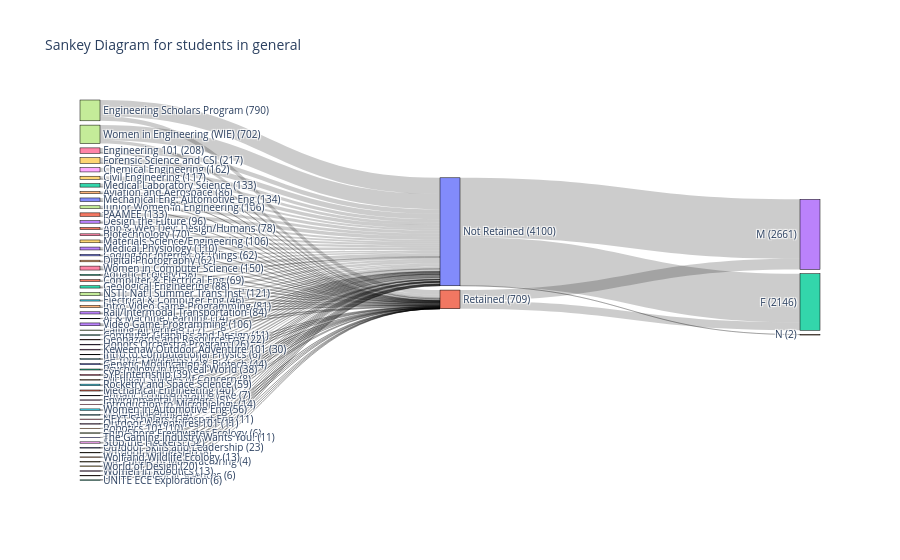

This figure's notebook cell:
### Code cell
# Assuming the data is already loaded in csv_norm_2015_2023_ug
# Node 1: Group by 'LEVEL' and 'DEPARTMENT'
san_year_level = csv_ii_f2.groupby(['COURSETITLE', 'Status'])['ID'].count().reset_index()
san_year_level = san_year_level.rename(columns={'COURSETITLE': 'source', 'Status': 'target', 'ID': 'value'})

# Node 2: Group by 'DEPARTMENT' and 'PROGRAM'
san_year_program = csv_ii_f2.groupby(['Status', 'GENDER'])['ID'].count().reset_index()
san_year_program = san_year_program.rename(columns={'Status': 'source', 'GENDER': 'target', 'ID': 'value'})

# Combine the two datasets
combined_df = pd.concat([san_year_level, san_year_program])

# Unique values that contain unique values of source and target
unique_nodes = list(pd.unique(combined_df[['source', 'target']].values.ravel("K")))

# Dictionary to map nodes to indices
mapping_dict = {k: v for v, k in enumerate(unique_nodes)}

# Map the nodes in the DataFrame
combined_df['source'] = combined_df['source'].map(mapping_dict)
combined_df['target'] = combined_df['target'].map(mapping_dict)

# Convert DataFrame to a dictionary with lists
link_dict = combined_df.to_dict(orient="list")

# Step 1: Calculate counts for each node
node_counts = combined_df.groupby('source')['value'].sum().to_dict()
node_counts.update(combined_df.groupby('target')['value'].sum().to_dict())

# Step 2: Create a new label with counts
updated_labels = [f"{node} ({node_counts.get(idx, 0)})" for idx, node in enumerate(unique_nodes)]

# Step 3: Create the Sankey diagram with updated labels
fig = go.Figure(data=[go.Sankey(
    node=dict(
        pad=15,
        thickness=20,
        line=dict(color="black", width=0.5),
        label=updated_labels,  # Use updated labels here
    ),
    link=dict(
        source=link_dict["source"],
        target=link_dict["target"],
        value=link_dict["value"],
    )
)])

# Update layout
fig.update_layout(title_text="Sankey Diagram for students in general", font_size=10)

# Display the Sankey diagram
fig.show()

### Figure 1 — Plotly figure (JSON) as saved in the notebook; plotly's stock layout.template omitted (floating-point values rounded to 4 significant figures)
{"data": [{"link": {"source": [0, 1, 1, 2, 2, 3, 3, 4, 4, 5, 5, 6, 6, 7, 7, 8, 8, 9, 9, 10, 10, 11, 11, 12, 13, 13, 14, 14, 15, 15, 16, 16, 17, 17, 18, 18, 19, 19, 20, 20, 21, 22, 22, 23, 24, 24, 25, 26, 26, 27, 27, 28, 29, 29, 30, 30, 31, 31, 32, 32, 33, 33, 34, 35, 36, 36, 37, 37, 38, 38, 39, 39, 40, 40, 41, 41, 42, 42, 43, 43, 44, 45, 45, 46, 46, 47, 48, 48, 49, 50, 51, 51, 52, 52, 53, 53, 54, 54, 55, 55, 56, 56, 57, 57, 58, 58, 59, 59, 60, 60, 60, 61, 61], "target": [60, 60, 61, 60, 61, 60, 61, 60, 61, 60, 61, 60, 61, 60, 61, 60, 61, 60, 61, 60, 61, 60, 61, 60, 60, 61, 60, 61, 60, 61, 60, 61, 60, 61, 60, 61, 60, 61, 60, 61, 60, 60, 61, 60, 60, 61, 60, 60, 61, 60, 61, 60, 60, 61, 60, 61, 60, 61, 60, 61, 60, 61, 60, 60, 60, 61, 60, 61, 60, 61, 60, 61, 60, 61, 60, 61, 60, 61, 60, 61, 60, 60, 61, 60, 61, 60, 60, 61, 60, 60, 60, 61, 60, 61, 60, 61, 60, 61, 60, 61, 60, 61, 60, 61, 60, 61, 60, 61, 62, 63, 64, 62, 63], "value": [14, 66, 12, 37, 1, 5, 2, 83, 3, 17, 3, 68, 2, 16, 1, 124, 38, 104, 13, 56, 6, 56, 13, 11, 78, 18, 60, 2, 45, 1, 172, 36, 614, 176, 4, 1, 205, 12, 35, 9, 22, 75, 13, 26, 76, 5, 6, 12, 2, 104, 2, 30, 88, 18, 114, 20, 27, 13, 125, 8, 103, 7, 8, 4, 10, 1, 97, 24, 10, 1, 7, 1, 18, 5, 130, 3, 34, 4, 77, 7, 10, 44, 15, 36, 3, 6, 39, 13, 4, 11, 5, 1, 5, 1, 81, 25, 12, 1, 48, 8, 116, 34, 579, 123, 12, 1, 19, 1, 1843, 2255, 2, 303, 406]}, "node": {"label": ["AI & Machine Learning (14)", "App & Web Dev: Design/Humans (78)", "Aquatic Ecology (38)", "Aquatic Ecology/Gratiot Lake (7)", "Aviation and Aerospace (86)", "Be Your Own Boss (20)", "Biotechnology (70)", "Calling All Writers (17)", "Chemical Engineering (162)", "Civil Engineering (117)", "Coding for Internet of Things (62)", "Computer & Electrical Eng (69)", "Computer Graphics and Design (11)", "Design the Future (96)", "Digital Photography (62)", "Electrical & Computer Eng (46)", "Engineering 101 (208)", "Engineering Scholars Program (790)", "Environmental Invaders (5)", "Forensic Science and CSI (217)", "Genetic Modification & Biotech (44)", "Geohazards and Resource Eng (22)", "Geological Engineering (88)", "Honors Orchestra Program (26)", "Intro Video Game Programming (81)", "Intro to Computational Physics (6)", "Introduction to Microbiology (14)", "Junior Women in Engineering (106)", "Keweenaw Outdoor Adventure 101 (30)", "Materials Science/Engineering (106)", "Mechanical Eng: Automotive Eng (134)", "Mechanical Engineering (40)", "Medical Laboratory Science (133)", "Medical Physiology (110)", "Michigan Species of Concern (8)", "Mountaineering (4)", "NEXT Scholars: Geospat Eng (11)", "NSTI: Nat'l Summer Trans Inst' (121)", "Outdoor Adventures 101 (11)", "Outdoor Leadership (8)", "Outdoor Skills and Leadership (23)", "PAAMEE (133)", "Psychology in the Real World (38)", "Rail/Intermodal Transportation (84)", "Robotics 101 (10)", "Rocketry and Space Science (59)", "SYP Internship (39)", "Ship/Shore Freshwater Ecology (6)", "Stop the Hackers! (52)", "The Future of Manufacturing (4)", "The Gaming Industry Wants You! (11)", "UNITE Biological Sciences (6)", "UNITE ECE Exploration (6)", "Video Game Programming (106)", "Wolf and Wildlife Ecology (13)", "Women in Automotive Eng (56)", "Women in Computer Science (150)", "Women in Engineering (WIE) (702)", "Women in Robotics (13)", "World of Design (20)", "Not Retained (4100)", "Retained (709)", "F (2146)", "M (2661)", "N (2)"], "line": {"color": "black", "width": 0.5}, "pad": 15, "thickness": 20}, "type": "sankey"}], "layout": {"font": {"size": 10}, "title": {"text": "Sankey Diagram for students in general"}}}
